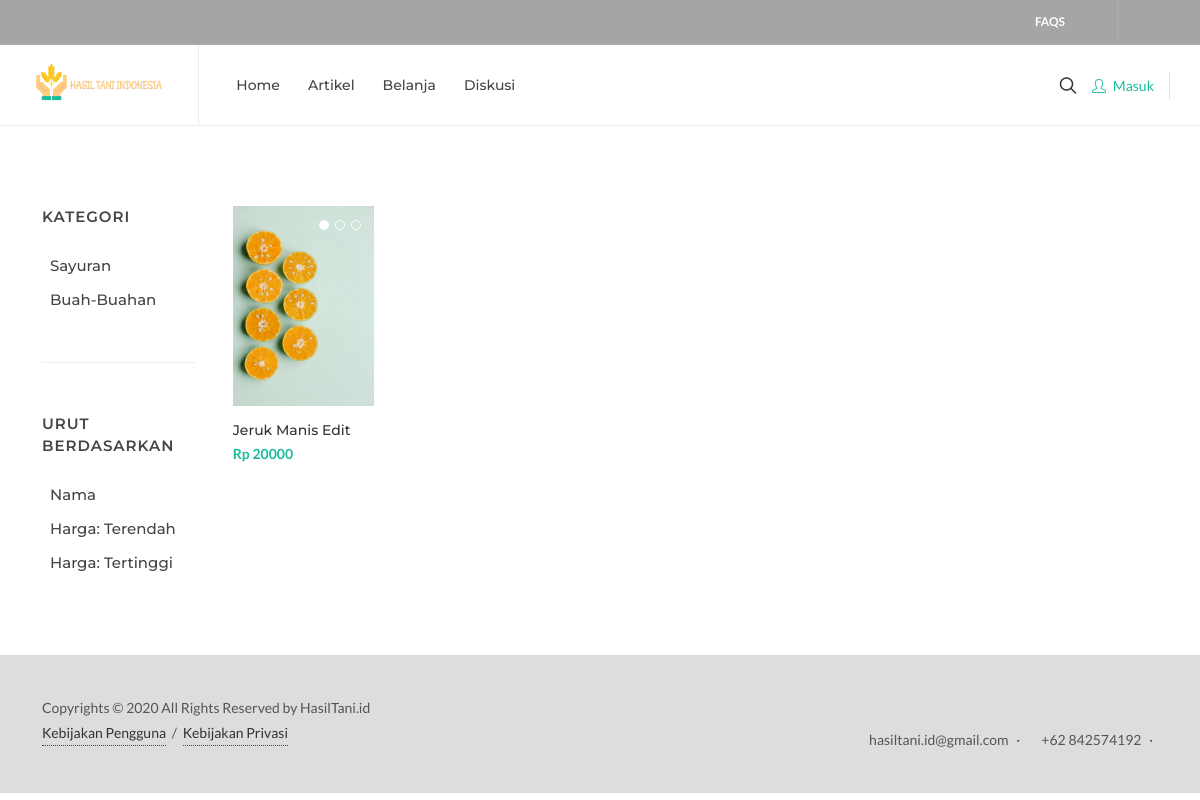
The app's page /index.php/produk with its own data.
### tables this page shows
CREATE TABLE `foto_produk` (
  `foto_produk_id` int(11) NOT NULL,
  `produk_id` varchar(40) NOT NULL,
  `foto_produk` text NOT NULL
);

CREATE TABLE `produk` (
  `produk_id` varchar(50) NOT NULL,
  `nama_kategori` varchar(100) NOT NULL,
  `nama_produk` varchar(100) NOT NULL,
  `deskripsi` text NOT NULL,
  `harga` int(11) NOT NULL,
  `diskon` int(11) NOT NULL,
  `stok` int(11) NOT NULL,
  `satuan` varchar(50) NOT NULL,
  `jumlah_terjual` int(11) NOT NULL,
  `tags` varchar(255) NOT NULL,
  `is_active` tinyint(4) NOT NULL DEFAULT 1
);

CREATE TABLE `kategori` (
  `kategori_id` int(11) NOT NULL,
  `nama_kategori` varchar(100) NOT NULL
);

### application/controllers/Produk.php (called while the page is built, shortened)
<?php
class Produk extends CI_Controller {
	public function __construct() {
		$this->load->model('M_produk', 'produk');
		$this->load->model('M_kategori', 'kategori');
	}
	public function index() {
		$data['title'] = 'Marketplace - HasilTani';
		$data['produk'] = $this->produk->list();
		$data['kategori'] = $this->kategori->get_list_kategori();
		$this->load->view('produk/index', $data);
	}
}

### index.php (called while the page is built, shortened)
<?php
require_once BASEPATH.'core/CodeIgniter.php';

### application/models/M_produk.php (called while the page is built, shortened)
<?php
class M_produk extends CI_Model {
	public function __construct() {
		$this->table  = "produk";
	}
	public function list() {
		$produk = $this->db->get($this->table)->result_array();
		$data['produk'] = $produk;
		foreach ($produk as $key => $value) {
			$foto_produk = $this->db->get_where('foto_produk', ['produk_id' => $value['produk_id']])->result_array();
			$data['produk'][$key]['foto_produk'] = $foto_produk;
		}
		return $data;
	}
}

### application/models/M_kategori.php (called while the page is built, shortened)
<?php
class M_kategori extends CI_Model {
	public function get_list_kategori() {
		return $this->db->get('kategori')->result_array();
	}
}

### application/views/produk/index.php (the view, shortened to what this page needs)
<section id="content">
  <div class="content-wrap">
    <div class="container clearfix">
      <div class="row gutter-40 col-mb-80">
        <div class="postcontent col-lg-10 order-lg-last">
          <div id="shop" class="shop row grid-container gutter-20" data-layout="fitRows">
            <?php foreach ($produk['produk'] as $row): ?>
              <div class="col-lg-2 col-md-3 col-6 px-2 sf-<?= str_replace(' ', '', $row['nama_kategori']) ?>">
                <div class="product">
                  <div class="product-image">
                    <div class="fslider" data-arrows="false" data-autoplay="4500">
                      <div class="flexslider">
                        <div class="slider-wrap">
                          <?php foreach ($row['foto_produk'] as $foto): ?>
                            <div class="slide">
                              <a href="#">
                                <img src="<?= base_url('assets/img/produk/').$foto['foto_produk'] ?>" alt="Image 10" style="max-height: 200px; min-height: 200px;">
                              </a>
                            </div>
                          <?php endforeach ?>
                        </div>
                      </div>
                    </div>
                    <div class="bg-overlay">
                      <div class="bg-overlay-bg bg-transparent"></div>
                    </div>
                  </div>
                  <div class="product-desc">
                    <div class="product-title mb-1"><h3><a href="<?= base_url('produk/detail/').$row['produk_id'] ?>"><?= $row['nama_produk'] ?></a></h3></div>
                    <?php if ($row['diskon'] >= 1): ?>
                      <div class="product-price"><del>Rp <?= $row['harga'] ?></del> <ins class="fw-semibold">Rp <?= $row['harga'] * ($row['diskon'] / 100) ?></ins></div>
                    <?php else: ?>
                      <div class="product-price"><ins class="fw-semibold">Rp <?= $row['harga'] ?></ins></div>
                    <?php endif ?>
                    <div class="product-rating">
                      <i class="icon-star3"></i>
                      <i class="icon-star3"></i>
                      <i class="icon-star3"></i>
                      <i class="icon-star-half-full"></i>
                      <i class="icon-star-empty"></i>
                    </div>
                  </div>
                </div>
              </div>
            <?php endforeach ?>
          </div>
        </div>
        <div class="sidebar col-lg-2">
          <div class="sidebar-widgets-wrap">
            <div class="widget widget-filter-links">
              <h4>Kategori</h4>
              <ul class="custom-filter ps-2" data-container="#shop" data-active-class="active-filter">
                <?php foreach ($kategori as $row): ?>
                  <li><a href="#" data-filter=".sf-<?= str_replace(' ', '', $row['nama_kategori']) ?>"><?= $row['nama_kategori'] ?></a></li>
                <?php endforeach ?>
              </ul>
            </div>
            <div class="widget widget-filter-links">
              <h4>Urut Berdasarkan</h4>
              <ul class="shop-sorting ps-2">
                <li><a href="#" data-sort-by="name">Nama</a></li>
                <li><a href="#" data-sort-by="price_lh">Harga: Terendah</a></li>
                <li><a href="#" data-sort-by="price_hl">Harga: Tertinggi</a></li>
              </ul>
            </div>
          </div>
        </div>
      </div>
    </div>
  </div>
</section>

### assets/css/colors.css (style rules this page uses)
:root { --themecolor: #1ABC9C; }
a, h1 > span:not(.nocolor):not(.badge), h2 > span:not(.nocolor):not(.badge), h3 > span:not(.nocolor):not(.badge), h4 > span:not(.nocolor):not(.badge), h5 > span:not(.nocolor):not(.badge), h6 > span:not(.nocolor):not(.badge), .header-extras li .he-text span, .menu-item:hover > .menu-link, .menu-item.current > .menu-link, .dark .menu-item:hover > .menu-link, .dark .menu-item.current > .menu-link, .top-cart-item-desc a:hover, .top-cart-action .top-checkout-price, .breadcrumb a:hover, .grid-filter li:not(.activeFilter) a:hover, .portfolio-desc h3 a:hover, #portfolio-navigation a:hover, .entry-title h2 a:hover, .entry-title h3 a:hover, .entry-title h4 a:hover, .post-timeline .entry:hover .entry-timeline, .post-timeline .entry:hover .timeline-divider, .comment-content .comment-author a:hover, .product-title h3 a:hover, .single-product .product-title h2 a:hover, .product-price ins, .single-product .product-price, .process-steps li.active h5, .process-steps li.ui-tabs-active h5, .tab-nav-lg li.ui-tabs-active a, .team-title span, .btn-link, .page-link, .page-link:hover, .page-link:focus, .fbox-plain .fbox-icon i, .fbox-plain .fbox-icon img, .fbox-border .fbox-icon i, .fbox-border .fbox-icon img, .iconlist > li [class^="icon-"]:first-child, .dark .menu-item:hover > .menu-link, .dark .menu-item.current > .menu-link, .dark .top-cart-item-desc a:hover, .dark .breadcrumb a:hover, .dark .portfolio-desc h3 a:hover, .dark #portfolio-navigation a:hover, .dark .entry-title h2 a:hover, .dark .entry-title h3 a:hover, .dark .entry-title h4 a:hover, .dark .product-title h3 a:hover, .dark .single-product .product-title h2 a:hover, .dark .product-price ins, .dark .tab-nav-lg li.ui-tabs-active a { color: var(--themecolor); }

### assets/demos/shop/shop.css (style rules this page uses)
.product .product-title h3 { font-size: 14px; letter-spacing: -1px; line-height: 1.3; font-weight: 500; letter-spacing: 0; display: -webkit-box; -webkit-box-orient: vertical; -webkit-line-clamp: 1; text-transform: capitalize; white-space: normal; overflow: hidden; text-overflow: ellipsis; }
.product-price { font-size: 14px; font-weight: 500; }

### records on screen
produk: nama_produk "Jeruk Manis Edit", harga "20000"
foto_produk: foto_produk (picture)
kategori: nama_kategori "Sayuran"
kategori: nama_kategori "Buah-Buahan"
